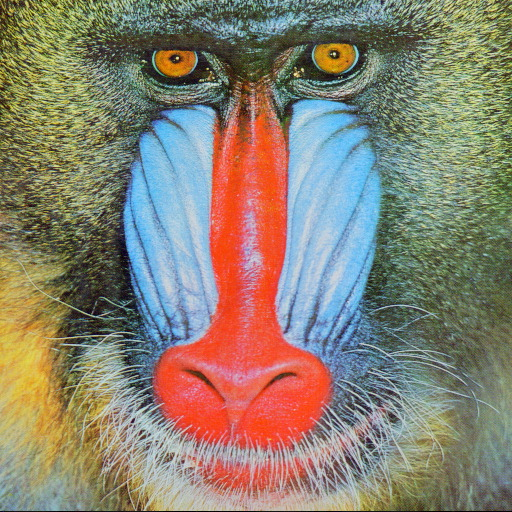
#> input picture notebooks/data/baboon.jpg, 512 x 512 px
$ jupyter execute '10-4 Clustering With MeanShift.ipynb'   (shell and % lines are left out)
#> lines starting #> are read from the running program, lines starting #| are printed output that depends on the picture; long printed decimals are rounded
### notebooks/modules/webget.py
import os
import urllib.request as req
from urllib.parse import urlparse
import urllib
from http.cookiejar import CookieJar
import ssl

try:
    _create_unverified_https_context = ssl._create_unverified_context
except AttributeError:
    # Legacy Python that doesn't verify HTTPS certificates by default
    pass
else:
    # Handle target environment that doesn't support HTTPS verification
    ssl._create_default_https_context = _create_unverified_https_context

def download(url, to=None):
    """Download a remote file specified by a URL to a
    local directory.

    :param url: str
        URL pointing to a remote file.

    :param to: str
        Local path, absolute or relative, with a filename
        to the file storing the contents of the remote file.
    """

    if to:
        localfile = to
    else:
        # url = 'http://data.kk.dk/dataset/76ecf368-bf2d-46a2-bcf8-adaf37662528/resource/9286af17-f74e-46c9-a428-9fb707542189/download/befkbhalderstatkode.csv'
        filename = os.path.basename(urlparse(url).path)
        localfile = os.path.join('.', filename)

    #print('Downloading file to {}'.format(localfile))

    if not os.path.isfile(localfile):
        cj = CookieJar()
        opener = req.build_opener(urllib.request.HTTPCookieProcessor(cj))
        # opener.addheaders = [('User-agent', 'Mozilla/5.0 (Windows NT 10.0; WOW64; rv:55.0) Gecko/20100101 Firefox/55.0')]
        opener.addheaders = [('User-agent', 'Mozilla/5.0')]
        req.install_opener(opener)
        req.urlretrieve(url, localfile)

    return localfile

# [2 lines that do not run on import are left out]

### notebooks/10-4 Clustering With MeanShift.ipynb
# How do we find clusters?

Humans are quite good in quickly finding clusters when looking at the data visualizations above. The problem is, how to make a machine find clusters.

http://scikit-learn.org/stable/auto_examples/cluster/plot_mean_shift.html#sphx-glr-auto-examples-cluster-plot-mean-shift-py

## Meanshift
sklearn.cluster.Meanshift
#### Bandwith is the size of the cirle
And below shows how a window is moving into the center of a cluster

The cirle window above would be one of many windows that are distributed over the feature space.
The circle moves towards the highest density of feature vectors. The mean of the distance to each neighbour is calculated and the circle is moved to the mean value. This happens over several iterations untill all windows are finished moving. Finally all windows on same location are merged and all features are moved to neares cluster.

Choosing initial number of windows, size of windows, distance between neighbours etc.

[cell 1]
%pylab inline
from sklearn.cluster import MeanShift, estimate_bandwidth
# The bandwidth is the distance/size scale of the kernel function, i.e.
# sklearn.cluster module offers an estimate_bandwith() function based on a nearest-neighbor analysis.
# quantile should be between [0, 1] 0.5 means that the median of all pairwise distances is used

def mean_shift(data, n_samples=1000):
    bandwidth = estimate_bandwidth(data, quantile=0.2,
                                   n_samples=n_samples)

    ms = MeanShift(bandwidth=bandwidth, bin_seeding=True)
    ms.fit(data)
    labels = ms.labels_
    cluster_centers = ms.cluster_centers_

    labels_unique = np.unique(labels)
    n_clusters = len(labels_unique)

    print('Number of estimated clusters : {}'.format(n_clusters))

    return labels, cluster_centers, n_clusters

## Create sample data for 1d, 2d and 3d feature spaces

[cell 2]
import matplotlib.pyplot as plt
import numpy as np
from sklearn.datasets import make_blobs


centers = [[60], [120], [170], [240]]
data, _ = make_blobs(n_samples=400, cluster_std=4, centers=centers)
data_1d = np.rint(data).astype(np.uint8) # round to nearest integer (400 values)
y = np.zeros(np.shape(data))

plt.xlim(0, 255)
plt.ylim(-0.3, 0.3)

print('shape data',np.shape(data),np.zeros(np.shape(data))[0:5]) # x = clustered values, y = 0

plt.plot(data_1d , y, 'b|', ms=50) # plot rounded x values and y = 0
#plt.axis('off') # turn off axis lines and labels
plt.show()
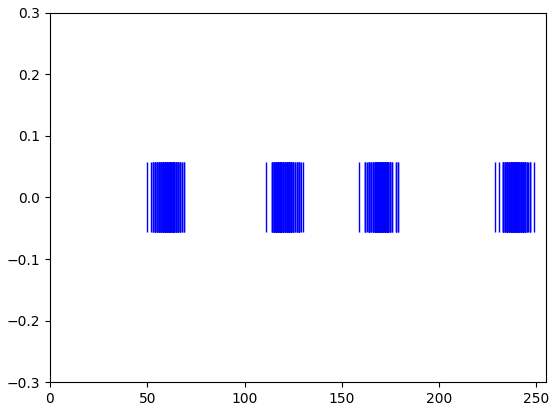
#> figure drawn by matplotlib, 1 panel

[cell 3]
from itertools import cycle

labels, cluster_centers, n_clusters = mean_shift(data_1d)

plt.cla()
plt.xlim(0, 255)
plt.ylim(-0.3, 0.3)

colors = cycle('bgrcmy')
for k, col in zip(range(n_clusters), colors):
    my_members = (labels == k)
    cluster_center = cluster_centers[k]

    x = data_1d[my_members, 0]
    y = np.zeros(np.shape(x))

    plt.plot(x , y, col + '|', ms=50)
    plt.plot(cluster_center[0] , 0, 'k|', ms=70)

plt.show()
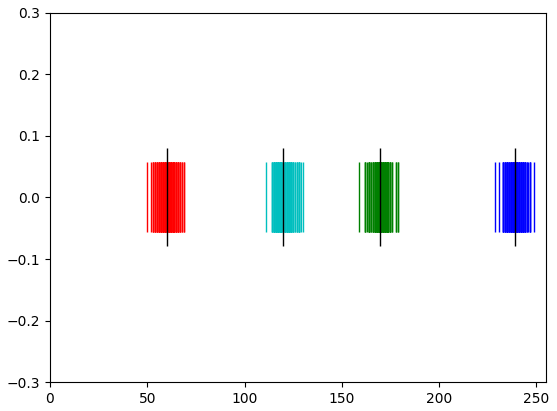
#> figure drawn by matplotlib, 1 panel

[cell 4]
from itertools import cycle

centers = [[2, 1], [0, 0], [1, -1]] # centers are now 2-d
data_2d, _ = make_blobs(n_samples=2500, centers=centers, cluster_std=0.1)

labels, cluster_centers, n_clusters = mean_shift(data_2d)

fig = plt.figure()
ax = fig.add_subplot(111)

colors = cycle('bgrcmy')
for k, col in zip(range(n_clusters), colors):
    my_members = (labels == k)
    cluster_center = cluster_centers[k]

    x, y = data_2d[my_members,0], data_2d[my_members,1]
    ax.scatter(x, y, c=col, linewidth=0.2)
    ax.scatter(cluster_center[0], cluster_center[1], c='k', s=50, linewidth=0.2)

plt.title('Estimated number of clusters: {}'.format(n_clusters))
plt.show()
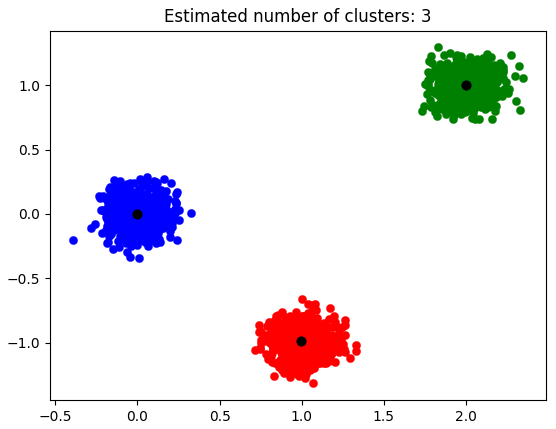
#> figure drawn by matplotlib, 1 panel

[cell 5]
from itertools import cycle
from mpl_toolkits.mplot3d import Axes3D

centers = [[2, 1, 0], [0, -1, -1], [1, -1, 3]]
data_3d, _ = make_blobs(n_samples=2500, centers=centers, cluster_std=0.37)

labels, cluster_centers, n_clusters = mean_shift(data_3d)

fig = plt.figure()
ax = fig.add_subplot(111, projection='3d')

colors = cycle('bgrcmy')
for k, col in zip(range(n_clusters), colors):
    my_members = (labels == k)
    cluster_center = cluster_centers[k]

    x, y, z = data_3d[my_members,0], data_3d[my_members,1], data_3d[my_members,2]
    ax.scatter(x, y, z, c=col,  linewidth=0.2, alpha=0.1)
    ax.scatter(cluster_center[0], cluster_center[1], cluster_center[2], s=150, c='k')

plt.title('Estimated number of clusters: {}'.format(n_clusters))
plt.show()
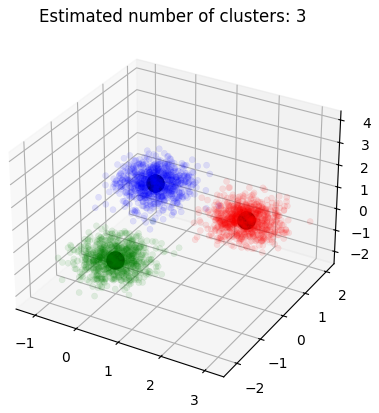
#> figure drawn by matplotlib, 1 panel

## Exercise meanshift
1. load 'iris_data.csv' into a dataframe
2. get unique labels (Species column)
3. plot with a scatter plot each iris flower sample colored by label (3 different colors)
4. use: `MeanShift` and `estimate_bandwidth` from `sklearn.cluster` to first estimate bandwidth and then get the clusters (HINT: estimate_bandwidth() takes an argument: `quantile` set it to `0.2` for best result
5. print out labels, cluster centers and number of clusters (as returned from the MeanShift function
5. create a new scatter plot where each flower is colored according to cluster label
6. add a dot for the cluster centers
7. Compare the 2 plots (colored by actual labels vs. colored by cluster label)

## What else can we use this for?

For example for **image segmentation**:

Image segmentation is typically used to locate objects and boundaries (lines, curves, etc.) in images. More precisely, image segmentation is the process of assigning a label to every pixel in an image such that pixels with the same label share certain characteristics. [Source]()https://en.wikipedia.org/wiki/Image_segmentation

[cell 6]
import os
import cv2
from modules import webget

# url = 'https://github.com/opencv/opencv/raw/master/samples/data/rubberwhale2.png'
url = 'https://github.com/opencv/opencv/raw/master/samples/data/baboon.jpg'
# url = 'https://github.com/mattnedrich/MeanShift_py/raw/master/sample_images/mean_shift_image.jpg'
webget.download(url,'data/baboon.jpg')

#img = cv2.imread(os.path.basename(url))
img = cv2.imread('data/baboon.jpg')
#> img is the input picture: shape (512, 512, 3); mean B, G, R 112.9, 129.1, 137.1
print(img)
#> (printed output is left out)
img = cv2.cvtColor(img, cv2.COLOR_BGR2RGB)
height, width = img.shape[:2]
#> height = 512; width = 512

plt.imshow(img, interpolation='none')

[cell 7]
lab_image = cv2.cvtColor(img, cv2.COLOR_RGB2Lab)
#> lab_image: shape (512, 512, 3); mean of channels 0, 1, 2 140.4, 130, 139.6
img = cv2.medianBlur(lab_image, 5)
#> img: shape (512, 512, 3); mean of channels 0, 1, 2 140.3, 129.9, 139.6

img_lst = img.reshape((img.shape[0] * img.shape[1], 3))
img_lst_orig = np.copy(img_lst)

labels, cluster_centers, n_clusters = mean_shift(img_lst)
#| Number of estimated clusters : 3
#> cluster_centers = [[128.6, 120.6, 140.1], [177.4, 121.7, 123.7], [144.5, 183.4, 170.5]]; n_clusters = 3

label_img = labels.reshape(height, width)
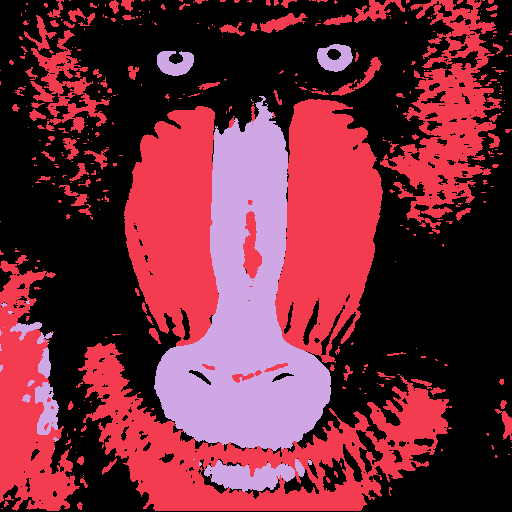
#> label_img: shape (512, 512) int64; 3 distinct labels, from 0 to 2; one colour per label, 0 black
for l in range(n_clusters):
    img[label_img == l] = cluster_centers[l]
#> img: shape (512, 512, 3); mean of channels 0, 1, 2 146.8, 128.7, 138.2

rgb_segments = cv2.cvtColor(img, cv2.COLOR_Lab2RGB)
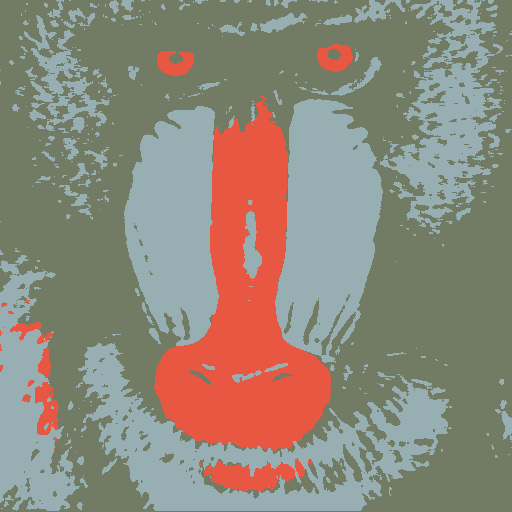
#> rgb_segments: shape (512, 512, 3); mean R, G, B 142.3, 135.6, 121.4

[cell 8]
plt.figure()
plt.imshow(rgb_segments, interpolation='none')

[cell 9]
from itertools import cycle

labels, cluster_centers, n_clusters = mean_shift(img_lst_orig)
#| Number of estimated clusters : 3

fig = plt.figure()
ax = fig.add_subplot(111, projection='3d')

colors = cycle('cmybgr')
for k, col in zip(range(n_clusters), colors):
    my_members = (labels == k)
    cluster_center = cluster_centers[k]

    x, y, z = img_lst_orig[my_members,0], img_lst_orig[my_members,1], img_lst_orig[my_members,2]
    ax.scatter(x, y, z, c=col,  linewidth=0.2, alpha=0.1)
    ax.scatter(cluster_center[0], cluster_center[1], cluster_center[2], s=150, c='k')
#> this loop made 3 passes

plt.title('Estimated number of clusters: {}'.format(n_clusters))
plt.show()
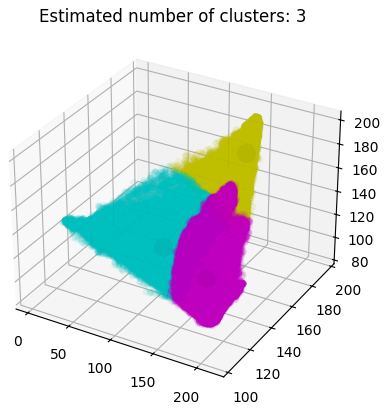
#> figure drawn by matplotlib, 1 panel

[cell 10]
print(cluster_centers)
#| [[128.633 120.592  140.093]
#|  [177.432  121.700 123.656]
#|  [144.543 183.364  170.549]]
